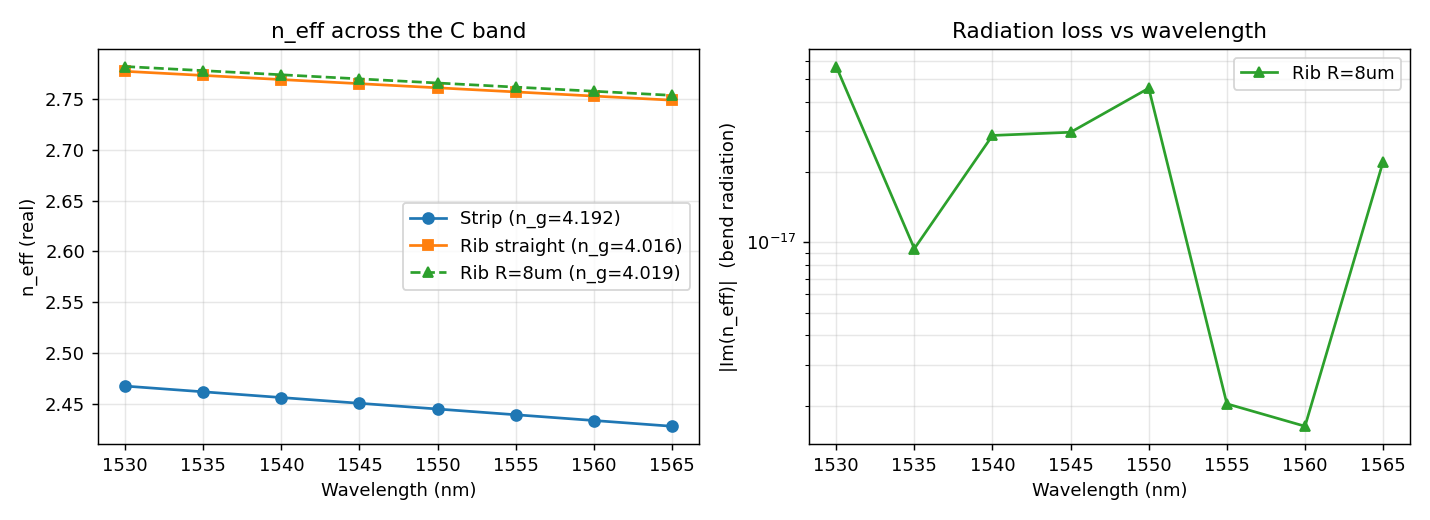

Python code for this plot:
"""C-band sweeps: n_eff(lambda) for strip, rib (straight), and rib (R=8 um).
Computes n_g from finite differences at the center wavelength."""
import numpy as np
import matplotlib
matplotlib.use("Agg")
import matplotlib.pyplot as plt
from wg_sim import build_strip, build_rib, solve_neff, n_silicon, n_sio2


def sweep(builder, wls, label, radius=np.inf, n_guess=2.4):
    neffs = []
    for wl in wls:
        polys, res = builder()
        modes = solve_neff(polys, res, wl, num_modes=1, radius=radius,
                           n_guess=n_guess)
        n_eff = complex(modes[0].n_eff)
        neffs.append(n_eff)
        print(f"  {label} @ {wl*1000:.1f} nm:  n_eff = "
              f"{n_eff.real:.5f}   loss(imag) = {n_eff.imag:.2e}")
    return np.array(neffs)


def compute_ng(wls, neffs_real):
    """n_g = n_eff - lambda * d(n_eff)/d(lambda) via central differences."""
    n_eff_c = neffs_real[len(wls)//2]
    wl_c = wls[len(wls)//2]
    # use 1st-order polynomial fit for robust dn/dlambda at the center
    p = np.polyfit(wls, neffs_real, 1)   # p[0] = dn/dl
    dn_dl = p[0]
    n_g = n_eff_c - wl_c * dn_dl
    return n_g, dn_dl


# C-band: 1530-1565 nm, 8 points
wls = np.linspace(1.530, 1.565, 8)

print("="*70)
print("Strip 500x220 nm  (TE, straight)")
print("="*70)
neff_strip = sweep(build_strip, wls, "strip", n_guess=2.44)

print("\n" + "="*70)
print("Rib (500x220 core + 4500x90 slab) (TE, straight)")
print("="*70)
neff_rib = sweep(build_rib, wls, "rib", n_guess=2.76)

print("\n" + "="*70)
print("Rib (500x220 core + 4500x90 slab) (TE, R = 8 um)")
print("="*70)
neff_rib_bent = sweep(build_rib, wls, "rib_R8", radius=8.0, n_guess=2.76)

# n_g
ng_strip, dn_dl_strip = compute_ng(wls, neff_strip.real)
ng_rib, dn_dl_rib = compute_ng(wls, neff_rib.real)
ng_rib_bent, dn_dl_rib_bent = compute_ng(wls, neff_rib_bent.real)

# bulk Si group index for reference
ng_si_bulk = n_silicon(1.55) - 1.55 * np.polyfit(wls, n_silicon(wls), 1)[0]

print("\n" + "="*70)
print("Summary at 1550 nm (interpolated to center of sweep)")
print("="*70)
print(f"  Strip:        n_eff = {np.interp(1.5475, wls, neff_strip.real):.4f}  "
      f"n_g = {ng_strip:.4f}  dn/dlambda = {dn_dl_strip:.4f}/um")
print(f"  Rib straight: n_eff = {np.interp(1.5475, wls, neff_rib.real):.4f}  "
      f"n_g = {ng_rib:.4f}  dn/dlambda = {dn_dl_rib:.4f}/um")
print(f"  Rib R=8um:    n_eff = {np.interp(1.5475, wls, neff_rib_bent.real):.4f}  "
      f"n_g = {ng_rib_bent:.4f}  dn/dlambda = {dn_dl_rib_bent:.4f}/um")
print(f"  (bulk Si n_g for reference: {ng_si_bulk:.4f})")

# also report imaginary part = radiation loss for the bend
print("\nBend losses (rib R=8um):")
for wl, n in zip(wls, neff_rib_bent):
    # alpha [dB/cm] = 20 / ln(10) * (2*pi/lambda) * Im(n_eff)  with lambda, length in same units
    # Convert: 2*pi*Im(neff)/wavelength_um -> [1/um], then *1e4 -> [1/cm], then *(20/ln10) -> dB/cm
    alpha_per_um = 2*np.pi*abs(n.imag)/wl   # nepers per um
    alpha_db_cm = alpha_per_um * 1e4 * 20/np.log(10)
    print(f"   {wl*1000:.1f} nm: Im(n_eff) = {n.imag:.2e}  "
          f"-> loss = {alpha_db_cm:.3f} dB/cm  (radiation only)")

# save data to CSV
import csv
with open("/home/claude/cband_sweep.csv", "w", newline="") as f:
    w = csv.writer(f)
    w.writerow(["wavelength_um", "neff_strip", "neff_rib_straight",
                "neff_rib_R8um", "loss_imag_rib_R8um"])
    for i, wl in enumerate(wls):
        w.writerow([wl, neff_strip[i].real, neff_rib[i].real,
                    neff_rib_bent[i].real, neff_rib_bent[i].imag])
print("\nData saved to cband_sweep.csv")

# Plot
fig, ax = plt.subplots(1, 2, figsize=(11, 4))
ax[0].plot(wls*1000, neff_strip.real, "o-", label=f"Strip (n_g={ng_strip:.3f})")
ax[0].plot(wls*1000, neff_rib.real, "s-", label=f"Rib straight (n_g={ng_rib:.3f})")
ax[0].plot(wls*1000, neff_rib_bent.real, "^--",
           label=f"Rib R=8um (n_g={ng_rib_bent:.3f})")
ax[0].set_xlabel("Wavelength (nm)")
ax[0].set_ylabel("n_eff (real)")
ax[0].set_title("n_eff across the C band")
ax[0].legend()
ax[0].grid(alpha=0.3)

ax[1].semilogy(wls*1000, np.abs(neff_rib_bent.imag), "^-", color="C2",
               label="Rib R=8um")
ax[1].set_xlabel("Wavelength (nm)")
ax[1].set_ylabel("|Im(n_eff)|  (bend radiation)")
ax[1].set_title("Radiation loss vs wavelength")
ax[1].legend()
ax[1].grid(alpha=0.3, which="both")

plt.tight_layout()
plt.savefig("/home/claude/cband_sweep.png", dpi=130)
print("Plot saved to cband_sweep.png")
